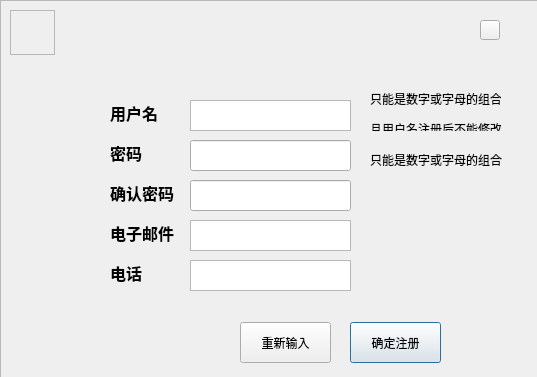
<?xml version="1.0" encoding="UTF-8"?>
<ui version="4.0">
 <class>reg</class>
 <widget class="QDialog" name="reg">
  <property name="geometry">
   <rect>
    <x>0</x>
    <y>0</y>
    <width>537</width>
    <height>377</height>
   </rect>
  </property>
  <property name="minimumSize">
   <size>
    <width>537</width>
    <height>377</height>
   </size>
  </property>
  <property name="maximumSize">
   <size>
    <width>537</width>
    <height>377</height>
   </size>
  </property>
  <property name="windowTitle">
   <string>欢迎注册悺管理系统</string>
  </property>
  <property name="modal">
   <bool>true</bool>
  </property>
  <widget class="QLabel" name="label">
   <property name="geometry">
    <rect>
     <x>110</x>
     <y>101</y>
     <width>54</width>
     <height>21</height>
    </rect>
   </property>
   <property name="text">
    <string>&lt;html&gt;&lt;head/&gt;&lt;body&gt;&lt;p&gt;&lt;span style=&quot; font-size:12pt; font-weight:600;&quot;&gt;用户名&lt;/span&gt;&lt;/p&gt;&lt;/body&gt;&lt;/html&gt;</string>
   </property>
  </widget>
  <widget class="QLabel" name="label_2">
   <property name="geometry">
    <rect>
     <x>110</x>
     <y>141</y>
     <width>54</width>
     <height>21</height>
    </rect>
   </property>
   <property name="text">
    <string>&lt;html&gt;&lt;head/&gt;&lt;body&gt;&lt;p&gt;&lt;span style=&quot; font-size:12pt; font-weight:600;&quot;&gt;密码&lt;/span&gt;&lt;/p&gt;&lt;/body&gt;&lt;/html&gt;</string>
   </property>
  </widget>
  <widget class="QLabel" name="label_3">
   <property name="geometry">
    <rect>
     <x>110</x>
     <y>181</y>
     <width>71</width>
     <height>21</height>
    </rect>
   </property>
   <property name="text">
    <string>&lt;html&gt;&lt;head/&gt;&lt;body&gt;&lt;p&gt;&lt;span style=&quot; font-size:12pt; font-weight:600;&quot;&gt;确认密码&lt;/span&gt;&lt;/p&gt;&lt;/body&gt;&lt;/html&gt;</string>
   </property>
  </widget>
  <widget class="QLabel" name="label_4">
   <property name="geometry">
    <rect>
     <x>110</x>
     <y>221</y>
     <width>71</width>
     <height>21</height>
    </rect>
   </property>
   <property name="text">
    <string>&lt;html&gt;&lt;head/&gt;&lt;body&gt;&lt;p&gt;&lt;span style=&quot; font-size:12pt; font-weight:600;&quot;&gt;电子邮件&lt;/span&gt;&lt;/p&gt;&lt;/body&gt;&lt;/html&gt;</string>
   </property>
  </widget>
  <widget class="QLabel" name="label_5">
   <property name="geometry">
    <rect>
     <x>110</x>
     <y>261</y>
     <width>54</width>
     <height>21</height>
    </rect>
   </property>
   <property name="text">
    <string>&lt;html&gt;&lt;head/&gt;&lt;body&gt;&lt;p&gt;&lt;span style=&quot; font-size:12pt; font-weight:600;&quot;&gt;电话&lt;/span&gt;&lt;/p&gt;&lt;/body&gt;&lt;/html&gt;</string>
   </property>
  </widget>
  <widget class="QTextEdit" name="logid">
   <property name="geometry">
    <rect>
     <x>190</x>
     <y>100</y>
     <width>161</width>
     <height>31</height>
    </rect>
   </property>
   <property name="html">
    <string>&lt;!DOCTYPE HTML PUBLIC &quot;-//W3C//DTD HTML 4.0//EN&quot; &quot;http://www.w3.org/TR/REC-html40/strict.dtd&quot;&gt;
&lt;html&gt;&lt;head&gt;&lt;meta name=&quot;qrichtext&quot; content=&quot;1&quot; /&gt;&lt;style type=&quot;text/css&quot;&gt;
p, li { white-space: pre-wrap; }
&lt;/style&gt;&lt;/head&gt;&lt;body style=&quot; font-family:'SimSun'; font-size:9pt; font-weight:400; font-style:normal;&quot;&gt;
&lt;p style=&quot;-qt-paragraph-type:empty; margin-top:0px; margin-bottom:0px; margin-left:0px; margin-right:0px; -qt-block-indent:0; text-indent:0px;&quot;&gt;&lt;br /&gt;&lt;/p&gt;&lt;/body&gt;&lt;/html&gt;</string>
   </property>
  </widget>
  <widget class="QTextEdit" name="email">
   <property name="geometry">
    <rect>
     <x>190</x>
     <y>220</y>
     <width>161</width>
     <height>31</height>
    </rect>
   </property>
  </widget>
  <widget class="QTextEdit" name="phone">
   <property name="geometry">
    <rect>
     <x>190</x>
     <y>260</y>
     <width>161</width>
     <height>31</height>
    </rect>
   </property>
  </widget>
  <widget class="QPushButton" name="regb">
   <property name="geometry">
    <rect>
     <x>350</x>
     <y>322</y>
     <width>91</width>
     <height>41</height>
    </rect>
   </property>
   <property name="text">
    <string>确定注册</string>
   </property>
  </widget>
  <widget class="QPushButton" name="clearb">
   <property name="geometry">
    <rect>
     <x>240</x>
     <y>322</y>
     <width>91</width>
     <height>41</height>
    </rect>
   </property>
   <property name="text">
    <string>重新输入</string>
   </property>
  </widget>
  <widget class="QLineEdit" name="logkey">
   <property name="geometry">
    <rect>
     <x>190</x>
     <y>140</y>
     <width>161</width>
     <height>31</height>
    </rect>
   </property>
   <property name="text">
    <string/>
   </property>
  </widget>
  <widget class="QLineEdit" name="logkeysure">
   <property name="geometry">
    <rect>
     <x>190</x>
     <y>180</y>
     <width>161</width>
     <height>31</height>
    </rect>
   </property>
  </widget>
  <widget class="QLabel" name="label_6">
   <property name="geometry">
    <rect>
     <x>370</x>
     <y>150</y>
     <width>141</width>
     <height>20</height>
    </rect>
   </property>
   <property name="text">
    <string>只能是数字或字母的组合</string>
   </property>
  </widget>
  <widget class="QLabel" name="label_7">
   <property name="geometry">
    <rect>
     <x>370</x>
     <y>90</y>
     <width>131</width>
     <height>41</height>
    </rect>
   </property>
   <property name="text">
    <string>&lt;html&gt;&lt;head/&gt;&lt;body&gt;&lt;p&gt;只能是数字或字母的组合&lt;/p&gt;&lt;p&gt;且用户名注册后不能修改&lt;/p&gt;&lt;/body&gt;&lt;/html&gt;</string>
   </property>
  </widget>
  <widget class="QFrame" name="frame">
   <property name="geometry">
    <rect>
     <x>0</x>
     <y>0</y>
     <width>541</width>
     <height>381</height>
    </rect>
   </property>
   <property name="styleSheet">
    <string notr="true">background-image: url(:/new/mainwindow/reg.png);</string>
   </property>
   <property name="frameShape">
    <enum>QFrame::StyledPanel</enum>
   </property>
   <property name="frameShadow">
    <enum>QFrame::Raised</enum>
   </property>
   <widget class="QFrame" name="frame_2">
    <property name="geometry">
     <rect>
      <x>10</x>
      <y>10</y>
      <width>45</width>
      <height>45</height>
     </rect>
    </property>
    <property name="minimumSize">
     <size>
      <width>45</width>
      <height>45</height>
     </size>
    </property>
    <property name="maximumSize">
     <size>
      <width>45</width>
      <height>45</height>
     </size>
    </property>
    <property name="styleSheet">
     <string notr="true">background-image: url(:/new/mainwindow/lms.ico);</string>
    </property>
    <property name="frameShape">
     <enum>QFrame::StyledPanel</enum>
    </property>
    <property name="frameShadow">
     <enum>QFrame::Raised</enum>
    </property>
   </widget>
   <widget class="QPushButton" name="exitb">
    <property name="geometry">
     <rect>
      <x>480</x>
      <y>20</y>
      <width>20</width>
      <height>20</height>
     </rect>
    </property>
    <property name="minimumSize">
     <size>
      <width>20</width>
      <height>20</height>
     </size>
    </property>
    <property name="maximumSize">
     <size>
      <width>20</width>
      <height>20</height>
     </size>
    </property>
    <property name="styleSheet">
     <string notr="true">background-image: url(:/new/mainwindow/20080528160815502.gif);</string>
    </property>
    <property name="text">
     <string/>
    </property>
   </widget>
  </widget>
  <zorder>frame</zorder>
  <zorder>label</zorder>
  <zorder>label_2</zorder>
  <zorder>label_3</zorder>
  <zorder>label_4</zorder>
  <zorder>label_5</zorder>
  <zorder>logid</zorder>
  <zorder>email</zorder>
  <zorder>phone</zorder>
  <zorder>regb</zorder>
  <zorder>clearb</zorder>
  <zorder>logkey</zorder>
  <zorder>logkeysure</zorder>
  <zorder>label_6</zorder>
  <zorder>label_7</zorder>
 </widget>
 <tabstops>
  <tabstop>logid</tabstop>
  <tabstop>logkey</tabstop>
  <tabstop>logkeysure</tabstop>
  <tabstop>email</tabstop>
  <tabstop>phone</tabstop>
  <tabstop>clearb</tabstop>
  <tabstop>regb</tabstop>
  <tabstop>exitb</tabstop>
 </tabstops>
 <resources/>
 <connections/>
</ui>
